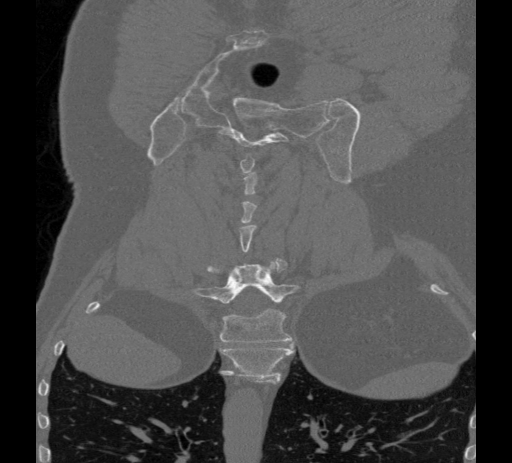
#> input picture test.png, 512 x 463 px, found by its file name
$ jupyter execute --allow-errors saliencymaps_comparisons.ipynb   (shell and % lines are left out)
#> lines starting #> are read from the running program, lines starting #| are printed output that depends on the picture
<a href="https://colab.research.google.com/github/higgsboson1209/Playing-with-3D-images/blob/main/saliencymaps_comparisons.ipynb" target="_parent"></a>

[cell 1]
import cv2
import numpy as np
from google.colab.patches import cv2_imshow

[cell 2]
import math

[cell 3]
import pandas as pd

[cell 4]
import matplotlib.pyplot as plt
import matplotlib.image as mpimg

[cell 5]
image=cv2.imread("/content/drive/My Drive/test.png")
#> image is the input picture: shape (463, 512, 3); min 0, max 255, mean 78
tempimage=cv2.imread("/content/drive/My Drive/test.png",0)
#> tempimage: shape (463, 512); min 0, max 255, mean 78
image1=cv2.imread("/content/drive/My Drive/x_test1.png")
tempimage1=cv2.imread("/content/drive/My Drive/x_test1.png",0)
image2=cv2.imread("/content/drive/My Drive/x_test2.png")
tempimage2=cv2.imread("/content/drive/My Drive/x_test2.png",0)
image3=cv2.imread("/content/drive/My Drive/x_test3.png")
tempimage3=cv2.imread("/content/drive/My Drive/x_test3.png",0)
image4=cv2.imread("/content/drive/My Drive/x_test4.png")
tempimage4=cv2.imread("/content/drive/My Drive/x_test4.png",0)

[cell 6]
def FrequencyTunedSaliencyMap(image,tempimage):
  gaussimg=cv2.GaussianBlur(image,(5,5),0,0)
  print(image.shape)
  rows,cols=image.shape[0],image.shape[1]
  averages=[0,0,0]
  imgSal=np.zeros((rows,cols))
  for i in range(rows):
    for j in range(cols):
      x=gaussimg[i][j][0]
      y=gaussimg[i][j][1]
      z=gaussimg[i][j][2]
      averages[0]+=x
      averages[1]+=y
      averages[2]+=z
  averages=np.array(averages)
  averages=averages/(rows*cols)
  print(averages)
  for i in range(rows):
    for j in range(cols):
      x=gaussimg[i][j][0]
      y=gaussimg[i][j][1]
      z=gaussimg[i][j][2]
      imgSal[i,j]=(float) ((x-averages[0])**2 + (y-averages[1])**2 + (z-averages[2])**2)
  print(imgSal[102,102])

  new_image=cv2.normalize(imgSal,0,255,norm_type=cv2.NORM_MINMAX)
  plt.imsave('ftms3.png', new_image,cmap="gray")
  cv2_imshow(new_image)

[cell 7]
def spectralsaliency(image):
  sm=cv2.saliency.StaticSaliencySpectralResidual_create()
  (success, saliencyMap) = sm.computeSaliency(image)
  saliencyMap = (saliencyMap * 255).astype("uint8")
  threshMap = cv2.threshold(saliencyMap.astype("uint8"), 0, 255,
	cv2.THRESH_BINARY | cv2.THRESH_OTSU)[1]
  plt.imsave('spectralsaliency4.png', saliencyMap,cmap="gray")
  cv2_imshow(threshMap)

[cell 8]
def finegrainedsaliency(image):
  # initialize OpenCV's static fine grained saliency detector and
  # compute the saliency map
  saliency = cv2.saliency.StaticSaliencyFineGrained_create()
  (success, saliencyMap) = saliency.computeSaliency(image)
  saliencyMap = (saliencyMap * 255).astype("uint8")
  # if we would like a *binary* map that we could process for contours,
  # compute convex hull's, extract bounding boxes, etc., we can
  # additionally threshold the saliency map
  threshMap = cv2.threshold(saliencyMap.astype("uint8"), 0, 255,
    cv2.THRESH_BINARY | cv2.THRESH_OTSU)[1]
  # show the images
  plt.imsave('finegrainedsaliency4.png', saliencyMap,cmap="gray")
  cv2_imshow(saliencyMap)

#> (a cell that did not finish here is left out)

#> (a cell that did not finish here is left out)

#> (a cell that did not finish here is left out)

[cell 12]
col_name=["Orignal Image","Frequency Tuned Saliency Maps","Fine Grained saliency maps","Spectral Residual Saliency maps"]

[cell 13]
my_df=pd.DataFrame(columns=col_name)

[cell 14]
country=["/content/drive/My Drive/test.png","/content/ftms.png","/content/finegrainedsaliency.png","/content/spectralsaliency.png"]
country1=["/content/drive/My Drive/x_test1.png","/content/ftms1.png","/content/finegrainedsaliency1.png","/content/spectralsaliency1.png"]
country2=["/content/drive/My Drive/x_test2.png","/content/ftms2.png","/content/finegrainedsaliency2.png","/content/spectralsaliency2.png"]
country3=["/content/drive/My Drive/x_test3.png","/content/ftms3.png","/content/finegrainedsaliency3.png","/content/spectralsaliency3.png"]
country4=["/content/drive/My Drive/x_test4.png","/content/ftms4.png","/content/finegrainedsaliency4.png","/content/spectralsaliency4.png"]

[cell 15]
length=len(my_df)

[cell 16]
length

[cell 17]
my_df.head()

[cell 18]
import glob
import random
import base64
import pandas as pd

from PIL import Image
from io import BytesIO
from IPython.display import HTML
import io

#> (the rest of this cell did not finish here and is left out)

#> (a cell that did not finish here is left out)

#> (a cell that did not finish here is left out)

#> (a cell that did not finish here is left out)

[cell 22]
my_df.head()

[cell 23]
from IPython.display import HTML

[cell 24]
html = my_df.to_html()

# write html to file
text_file = open("index.html", "w")
text_file.write(html)
text_file.close()

#> (a cell that did not finish here is left out)

#> (a cell that did not finish here is left out)

[cell 27]
import copy

[cell 28]
def sqr(x):
    return x * x
def sqrDist(l1, l2):
    return np.sum(np.power(np.array(l1,np.float32) - np.array(l2,np.float32),2))
def dist(l1, l2):
    return np.sqrt(sqrDist(l1, l2))
def Quantize(img3f,ratio=0.95,colorNums=(12,12,12)):
    clrTmp = [i - 0.0001 for i in colorNums]
    w = [colorNums[1] * colorNums[2],colorNums[2],1]
    idx1i = np.zeros((img3f.shape[0],img3f.shape[1]),np.int32)
    width = img3f.shape[1]
    height = img3f.shape[0]
    height_range =range(height)
    width_range = range(width)
    #build color pallet
    pallet = {}
    for y in height_range:
        for x in width_range:
            idx1i[y,x] = int(img3f[y,x,0]*clrTmp[0]) * w[0] + int(img3f[y,x,1] * clrTmp[1]) * w[1] + int(img3f[y,x,2] * clrTmp[2] )
            if idx1i[y,x] not in pallet.keys():
                pallet[idx1i[y,x]] = 1
            else:
                pallet[idx1i[y,x]] += 1
    #Find significant colors
    maxNum = 0
    num = [(pallet[key],key) for key in pallet] #(num,color) pairs in num
    num.sort(reverse=True)
    maxNum = len(num)
    maxDropNum = int(np.round(height*width*(1-ratio)))
    crnt = num[maxNum-1][0]
    while crnt < maxDropNum and maxNum > 1:
        crnt += num[maxNum-2][0]
        maxNum -= 1
    maxNum = 256 if maxNum > 256 else maxNum # To avoid very rarely case
    if maxNum <= 10:
        maxNum = 10 if len(num) > 10 else len(num)
    pallet.clear()
    for i in range(maxNum):
        pallet[num[i][1]] = i
    color3i = [[int(num[i][1] / w[0]),int(num[i][1] % w[0] / w[1]),int(num[i][1] % w[1])] for i in range(len(num))]
    for i in range(maxNum,len(num)):
        simIdx = 0
        simVal = (1 << 31) - 1 # int32 max
        for j in range(maxNum):
            d_ij = sqrDist(color3i[i],color3i[j])
            if d_ij < simVal:
                simVal = d_ij
                simIdx = j
        pallet[num[i][1]] = pallet[num[simIdx][1]]
    color3f = np.zeros((1,maxNum,3),np.float32)
    colorNum = np.zeros((1,maxNum),np.int32)
    for y in height_range:
        for x in width_range:
            idx1i[y,x] = pallet[idx1i[y,x]]
            color3f[0,idx1i[y,x]] += img3f[y,x]
            colorNum[0,idx1i[y,x]] += 1
    for i in range(color3f.shape[1]):
        color3f[0,i] /= colorNum[0,i]
    return color3f.shape[1],idx1i,color3f,colorNum
def SmoothBySaliency(colorNums1i,sal1f,delta,similar):
    if sal1f.shape[1] < 2:
        return
    binN = sal1f.shape[1]
    newSal1d = np.zeros((1,binN),np.float64)
    tmpNum = int(np.round(binN*delta))
    n =  tmpNum if tmpNum > 2 else 2
    dist = [0.0 for _ in range(n)]
    val = copy.deepcopy(dist)
    w = copy.deepcopy(dist)
    binN_range = range(binN)
    n_range = range(n)
    for i in binN_range:
        totalDist = 0.0
        totalWeight = 0.0
        for j in n_range:
            ithIdx = similar[i][j][1]
            dist[j] = similar[i][j][0]
            val[j] = sal1f[0,ithIdx]
            w[j] = colorNums1i[0,ithIdx]
            totalDist += dist[j]
            totalWeight += w[j]
        valCrnt = 0.0
        for j in n_range:
            valCrnt += val[j] * (totalDist - dist[j]) * w[j]
        #print(valCrnt,totalDist,totalWeight)
        newSal1d[0,i] = valCrnt / (totalDist * totalWeight)
    cv2.normalize(newSal1d,sal1f,0,1,cv2.NORM_MINMAX)

def GetHC(img3f):
    binN,idx1i,binColor3f,colorNums1i = Quantize(img3f)
    print(binN)
    cv2.cvtColor(binColor3f,cv2.COLOR_BGR2Lab,binColor3f)
    weight1f = np.zeros(colorNums1i.shape,np.float32)
    cv2.normalize(colorNums1i.astype(np.float32),weight1f,1,0,cv2.NORM_L1)
    colorSal = np.zeros((1,binN),np.float64)
    similar = [[] for _ in range(binN)]
    for i in range(binN):
        similar[i].append([0.0,i])
        for j in range(binN):
            if i != j:
                dij = dist(binColor3f[0,i],binColor3f[0,j])
                similar[i].append([dij,j])
                colorSal[0,i] += weight1f[0,j] * dij
        similar[i].sort()
    SmoothBySaliency(np.ones(colorSal.shape,np.int32),colorSal,0.25,similar)
    salHC1f = np.zeros((img3f.shape[0],img3f.shape[1]),np.float64)
    width = img3f.shape[1]
    height = img3f.shape[0]
    h_range = range(height)
    w_range = range(width)
    for y in h_range:
        for x in w_range:
            salHC1f[y,x] = colorSal[0,idx1i[y,x]]
    cv2.GaussianBlur(salHC1f,(3,3),0,salHC1f)
    cv2.normalize(salHC1f,salHC1f,0,1,cv2.NORM_MINMAX)
    return salHC1f

[cell 29]
def getGCSM(img3i):
  img3f = img3i.astype(np.float32)
  print(np.min(img3f),np.max(img3f))

  img3f *= 1. / 255
  sal=(GetHC(img3f))
  start = cv2.getTickCount()
  end = cv2.getTickCount()
  idxs = np.where(sal < (sal.max()+sal.min()) / 1.8)
  img3i[idxs] = 0
  return sal
  sal = sal * 255
  sal = sal.astype(np.int16)
  cv2_imshow(sal.astype(np.int8))
  cv2_imshow(img3i)
  print(np.min(sal))
  print(np.max(sal))
  plt.imsave('GCSMtest.png', sal,cmap="gray")

[cell 30]
img3f = image.astype(np.float32)

[cell 31]
sal=getGCSM(image)
#| 0.0 255.0
#> after the loop in Quantize, `for y in height_range:`:
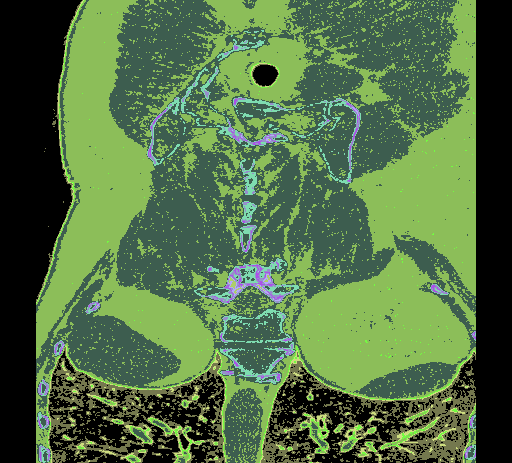
#> idx1i: shape (463, 512) int32; 12 distinct labels, from 0 to 1727; one colour per label, 0 black
#> after the loop in Quantize, `for y in height_range:`: pallet = 12 items
#> in Quantize, `num = [(pallet[key],key) for key in pallet]`: num = [(54960, 0), (12700, 157), (2568, 314), (1925, 471), (79994, 628), (77682, 785), (4390, 942), (1563, 1099), (658, 1256), (336, 1413), (187, 1570), (93, 1727)]
#> in Quantize, `maxNum = len(num)`: maxNum = 12
#> in Quantize, `crnt = num[maxNum-1][0]`: crnt = 93
#> the loop in Quantize, `while crnt < maxDropNum and maxNum > 1:` made 8 passes
#> (crnt, maxNum) on passes 1 to 8: (280, 11), (616, 10), (1274, 9), (2837, 8), (4762, 7), (7330, 6), (11720, 5), (24420, 4)
#> after the loop in Quantize, `while crnt < maxDropNum and maxNum > 1:`: crnt = 24420; maxNum = 4
#> in Quantize, `maxNum = 10 if len(num) > 10 else len(num)`: maxNum = 10
#> after the loop in Quantize, `for i in range(maxNum):`: pallet = 10 items
#> in Quantize, `color3i = [[int(num[i][1] / w[0]),int(num[i][1] % w[0] / w[1]),int(num..`: color3i = [[4, 4, 4], [5, 5, 5], [0, 0, 0], [1, 1, 1], [6, 6, 6], [2, 2, 2], [3, 3, 3], [7, 7, 7], [8, 8, 8], [9, 9, 9], [10, 10, 10], [11, 11, 11]]
#> the loop in Quantize, `for i in range(maxNum,len(num)):` made 2 passes
#> i on passes 1 to 2: 10, 11
#> after the loop in Quantize, `for i in range(maxNum,len(num)):`: pallet = 12 items
#> after the loop in Quantize, `for y in height_range:`:
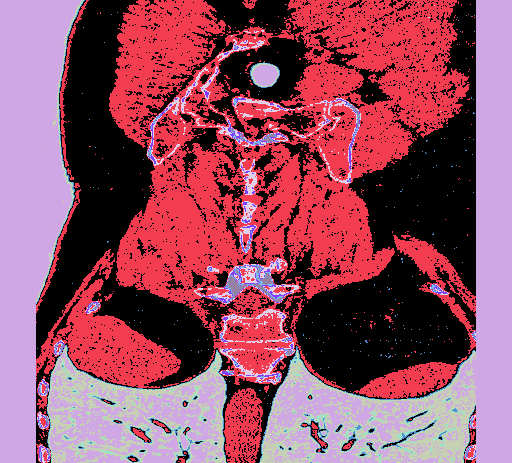
#> idx1i: shape (463, 512) int32; 10 distinct labels, from 0 to 9; one colour per label, 0 black
#> after the loop in Quantize, `for y in height_range:`: color3f = [[30530.4, 30530.4, 30530.4], [34183.1, 34183.1, 34183.1], [1078.4, 1078.4, 1078.4], [1387.5, 1387.5, 1387.5], [2338.8, 2338.8, 2338.8], [518.4, 518.4, 518.4], [567.3, 567.3, 567.3], [966.3, 966.3, 966.3], [463.3, 463.3, 463.3], [515, 515, 515]]
#> after the loop in Quantize, `for i in range(color3f.shape[1]):`: color3f = [[0.382, 0.382, 0.382], [0.44, 0.44, 0.44], [0.0196, 0.0196, 0.0196], [0.109, 0.109, 0.109], [0.533, 0.533, 0.533], [0.202, 0.202, 0.202], [0.295, 0.295, 0.295], [0.618, 0.618, 0.618], [0.704, 0.704, 0.704], [0.836, 0.836, 0.836]]
#> in GetHC, `binN,idx1i,binColor3f,colorNums1i = Quantize(img3f)`: binN = 10; binColor3f has the same summary as color3f in Quantize
#| 10
#> in SmoothBySaliency, `tmpNum = int(np.round(binN*delta))`: tmpNum = 2
#> after the loop in SmoothBySaliency, `for i in binN_range:`: dist = [0, 12.27]; val = [52.7, 40.49]; w = [1, 1]
#> after the loop in GetHC, `for y in h_range:`:
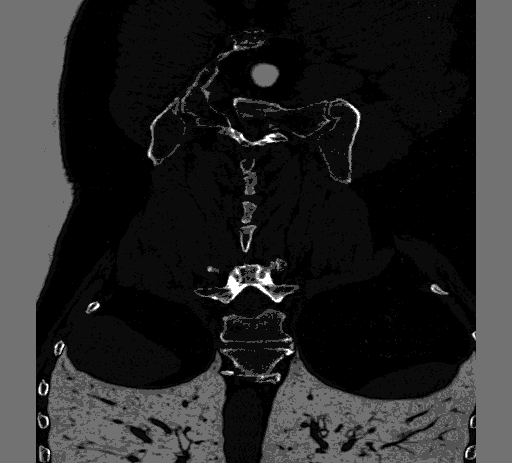
#> salHC1f: shape (463, 512) float64; min 4.8e-18, max 1, mean 0.152
#> in getGCSM, `idxs = np.where(sal < (sal.max()+sal.min()) / 1.8)`: idxs = 235899 positions, rows 0 to 462, columns 0 to 511
#> in getGCSM, `img3i[idxs] = 0`:
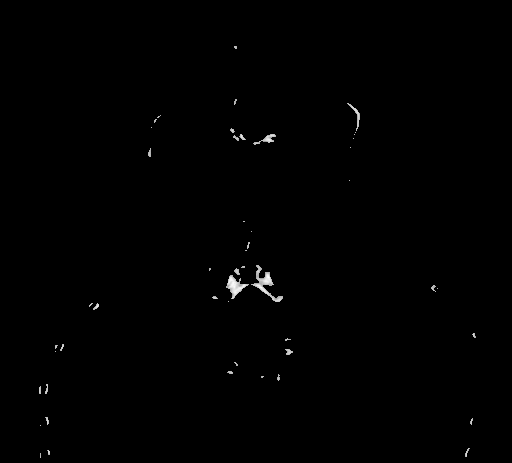
#> img3i: shape (463, 512, 3); min 0, max 255, mean 1

[cell 32]
plt.hist(np.histogram(sal,bins=1))
#> (this line was passed over: IPython is not available in this run)

[cell 33]
np.unique(sal)
#> Out = 3284 values from 4.8e-18 to 1
